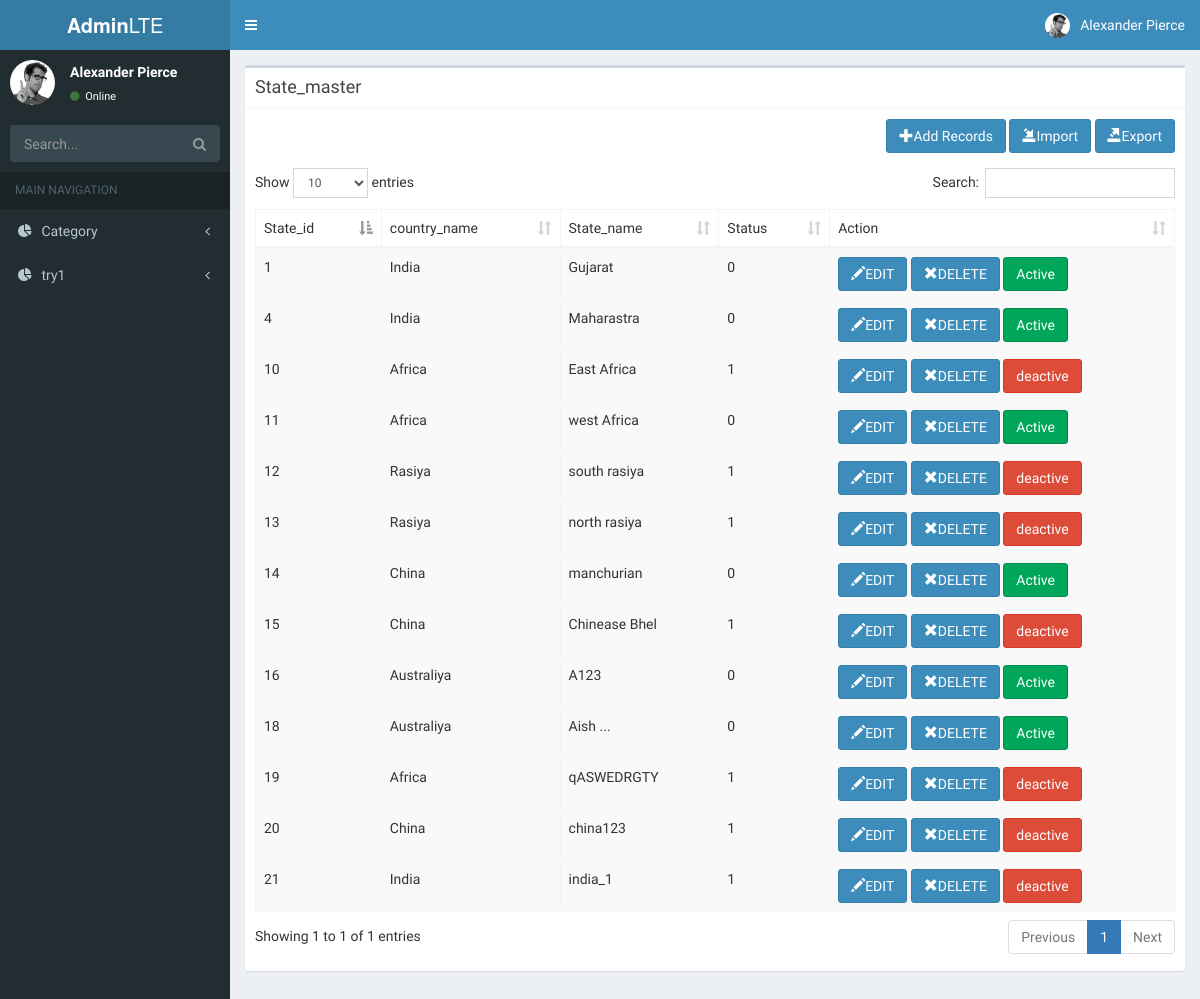
Screenshot of /index.php/state/view_state with the database file from the repository.
### tables this page shows
CREATE TABLE IF NOT EXISTS `state_master` (
  `state_id` int(10) NOT NULL AUTO_INCREMENT,
  `country_id` int(10) NOT NULL,
  `state_name` varchar(50) NOT NULL,
  `status` int(5) NOT NULL,
  PRIMARY KEY (`state_id`)
);

CREATE TABLE IF NOT EXISTS `country_master` (
  `country_id` int(10) NOT NULL AUTO_INCREMENT,
  `country_name` varchar(50) NOT NULL,
  PRIMARY KEY (`country_id`)
);

### application/controllers/state.php (called while the page is built, shortened)
<?php
class State extends CI_Controller {
    public function __construct() {
        $this->load->model('country_model');
        $this->load->model('state_model');
    }
    public function view_state() {
        $data['country_list'] = $this->country_model->getcountrylist();
        $data['state_list'] = $this->state_model->getstatelist();
        $this->load->view('state_view', $data);
    }
}

### index.php (called while the page is built, shortened)
<?php
require_once BASEPATH.'core/CodeIgniter.php';

### application/models/State_model.php (called while the page is built, shortened)
<?php
class State_model extends CI_Model {
    public function getstatelist() {
        $query = $this->db->query("select * from country_master as c, state_master as s where c.country_id=s.country_id ");
        return $query->result();
    }
}

### application/views/state_view.php (the view, shortened to what this page needs)
<!DOCTYPE html>
<html>
    <head>
        <?php
        include("header_include.php");
        ?>
    </head>
    <body class="hold-transition skin-blue sidebar-mini">
        <div class="wrapper">
            <header class="main-header">
                <?php
                include("header_body.php");
                ?>
            </header>
            <aside class="main-sidebar">
                <?php
                include("header_bodyside.php");
                ?>
            </aside>
            <div class="content-wrapper">
                <section class="content">
                    <div class="box">
                        <div class="box-header with-border">
                            <h3 class="box-title">State_master</h3>
                        </div>
                        <div class="box-body">
                            <div class="form-group">
                                <p align="right"><a href="<?php echo site_url("state/add_state") ?>" class="btn btn-primary" role="button" ><span class="glyphicon glyphicon-plus"></span>Add Records</a>
                                    <a href="<?php echo site_url("state/import_file") ?>" class="btn btn-primary" role="button" ><span class="glyphicon glyphicon-import"></span>Import</a>
                                    <a href="<?php echo site_url("state/export_file") ?>" class="btn btn-primary" role="button" ><span class="glyphicon glyphicon-export"></span>Export</a></p>
                            </div>
                            <table id="example1" class="table table-bordered table-striped">
                                <thead>
                                    <tr>
                                        <td>State_id</td>
                                        <td>country_name</td>
                                        <td>State_name</td>
                                        <td>Status</td>
                                        <td>Action</td>
                                    </tr>
                                </thead>
                                <?php
                                foreach ($state_list as $state) {
                                    ?>
                                    <tbody>
                                    <td><?PHP echo $state->state_id; ?></td>
                                    <td><?PHP echo $state->country_name; ?></td>
                                    <td><?PHP echo $state->state_name; ?></td>
                                    <td><?php echo $state->status; ?></td>
                                    <td>  <a href="<?php echo site_url("state/edit_data/$state->state_id"); ?>"
                                             onclick="return confirm('you want to edit...........')" class="btn btn-primary" role="button"><span class="glyphicon glyphicon-pencil"></span>EDIT</a>
                                        <a href="<?php echo site_url("state/del/$state->state_id"); ?>"
                                           onclick="return confirm('you want to delete...........?')" class="btn btn-primary" role="button"><span class="glyphicon glyphicon-remove"></span>DELETE</a>
                                           <?php
                                           if ($state->status=='0' ) {
                                               ?>
                                            <a href="<?php echo site_url("state/update_status_active/$state->state_id") ?>" class="btn btn-success" role="button">Active</a>
                                            <?php
                                        } else
                                            {
                                            ?>
                                            <a href="<?php echo site_url("state/update_status_deactive/$state->state_id") ?>" class="btn btn-danger" role="button">deactive</a>
                                            <?php
                                        }
                                        ?>
                                    </td>
                                    </tbody>
    <?php
}
?>
                            </table>
                        </div>
                    </div>
                </section>
            </div>
        </div>
    </body>
</html>

### application/views/header_include.php (shortened to what this page needs)
<link rel="stylesheet" href="<?php echo base_url() ?>Admin_panel/assets/bower_components/bootstrap/dist/css/bootstrap.min.css">
<link rel="stylesheet" href="<?php echo base_url() ?>Admin_panel/assets/bower_components/font-awesome/css/font-awesome.min.css">
<link rel="stylesheet" href="<?php echo base_url() ?>Admin_panel/assets/bower_components/Ionicons/css/ionicons.min.css">
<link rel="stylesheet" href="<?php echo base_url() ?>Admin_panel/assets/dist/css/AdminLTE.min.css">
<link rel="stylesheet" href="<?php echo base_url() ?>Admin_panel/assets/dist/css/skins/_all-skins.min.css">
<link rel="stylesheet" href="<?php echo base_url() ?>Admin_panel/assets/bower_components/morris.js/morris.css">
<link rel="stylesheet" href="<?php echo base_url() ?>Admin_panel/assets/bower_components/jvectormap/jquery-jvectormap.css">
<link rel="stylesheet" href="<?php echo base_url() ?>Admin_panel/assets/bower_components/bootstrap-datepicker/dist/css/bootstrap-datepicker.min.css">
<link rel="stylesheet" href="<?php echo base_url() ?>Admin_panel/assets/bower_components/bootstrap-daterangepicker/daterangepicker.css">
<link rel="stylesheet" href="<?php echo base_url() ?>Admin_panel/assets/plugins/bootstrap-wysihtml5/bootstrap3-wysihtml5.min.css">
<link rel="stylesheet" href="<?php echo base_url() ?>Admin_panel/assets/bower_components/datatables.net-bs/css/dataTables.bootstrap.min.css">

### application/views/header_body.php (shortened to what this page needs)
<a href="index2.html" class="logo">
  <span class="logo-lg"><b>Admin</b>LTE</span>
</a>
<nav class="navbar navbar-static-top">
  <a href="#" class="sidebar-toggle" data-toggle="push-menu" role="button">
  </a>
  <div class="navbar-custom-menu">
    <ul class="nav navbar-nav">
      <li class="dropdown user user-menu">
        <a href="#" class="dropdown-toggle" data-toggle="dropdown">
          <img src="<?php echo base_url() ?>Admin_panel/assets/dist/img/user2-160x160.jpg" class="user-image" alt="User Image">
          <span class="hidden-xs">Alexander Pierce</span>
        </a>
      </li>
    </ul>
  </div>
</nav>

### application/views/header_bodyside.php (shortened to what this page needs)
    <section class="sidebar">
      <div class="user-panel">
        <div class="pull-left image">
          <img src="<?php echo base_url() ?>Admin_panel/assets/dist/img/user2-160x160.jpg" class="img-circle" alt="User Image">
        </div>
        <div class="pull-left info">
          <p>Alexander Pierce</p>
          <a href="#"><i class="fa fa-circle text-success"></i> Online</a>
        </div>
      </div>
      <form action="#" method="get" class="sidebar-form">
        <div class="input-group">
          <input type="text" name="q" class="form-control" placeholder="Search...">
          <span class="input-group-btn">
                <button type="submit" name="search" id="search-btn" class="btn btn-flat"><i class="fa fa-search"></i>
                </button>
              </span>
        </div>
      </form>
      <ul class="sidebar-menu" data-widget="tree">
        <li class="header">MAIN NAVIGATION</li>
<li class="treeview">
          <a href="#">
            <i class="fa fa-pie-chart"></i>
            <span>Category</span>
            <span class="pull-right-container">
              <i class="fa fa-angle-left pull-right"></i>
            </span>
          </a>
        </li>
   <li class="treeview">
   <a href="#">
        <i class="fa fa-pie-chart"></i>
   <span>try1</span>
     <span class="pull-right-container">
              <i class="fa fa-angle-left pull-right"></i>
            </span>
   </a>
   </li>
   </section>

### rows the page displays
state_master: state_id "1", country.country_name "India", state_name "Gujarat", status "0"
state_master: state_id "4", country.country_name "India", state_name "Maharastra", status "0"
state_master: state_id "10", country.country_name "Africa", state_name "East Africa", status "1"
state_master: state_id "11", country.country_name "Africa", state_name "west Africa", status "0"
state_master: state_id "12", country.country_name "Rasiya", state_name "south rasiya", status "1"
state_master: state_id "13", country.country_name "Rasiya", state_name "north rasiya", status "1"
state_master: state_id "14", country.country_name "China", state_name "manchurian", status "0"
state_master: state_id "15", country.country_name "China", state_name "Chinease Bhel", status "1"
state_master: state_id "16", country.country_name "Australiya", state_name "A123", status "0"
state_master: state_id "18", country.country_name "Australiya", state_name "Aish ...", status "0"
state_master: state_id "19", country.country_name "Africa", state_name "qASWEDRGTY", status "1"
state_master: state_id "20", country.country_name "China", state_name "china123", status "1"
state_master: state_id "21", country.country_name "India", state_name "india_1", status "1"
